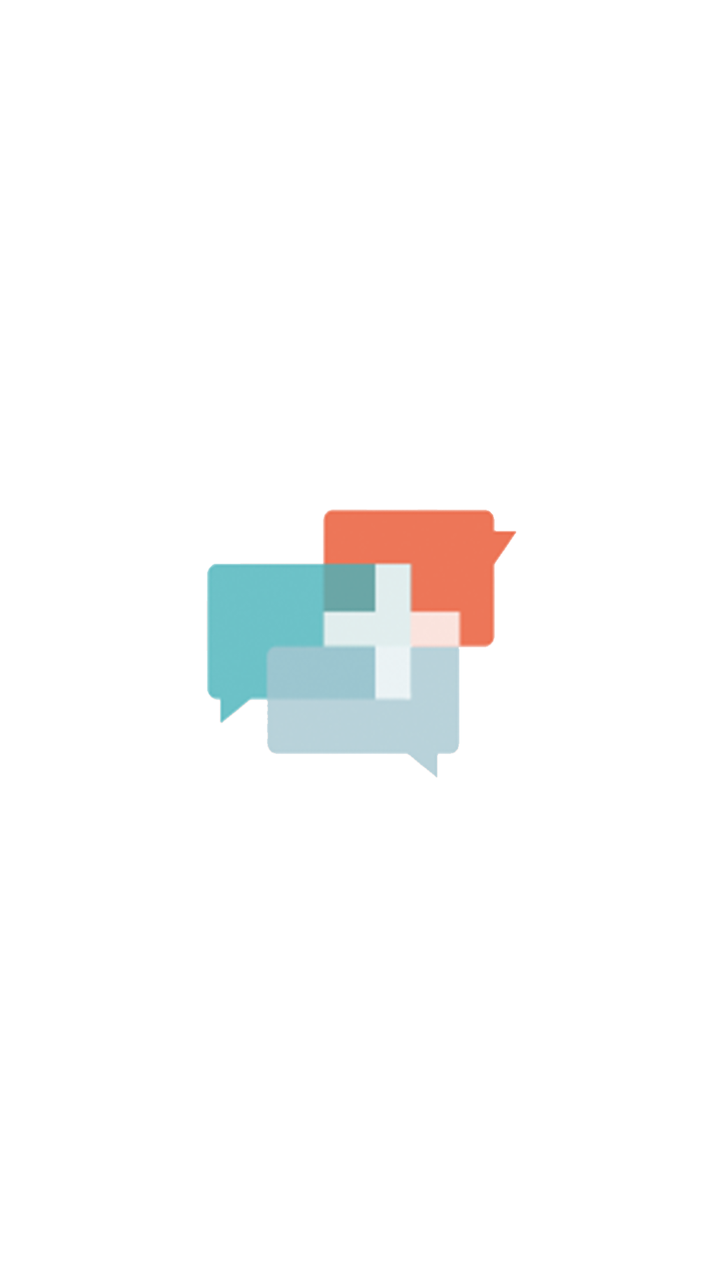
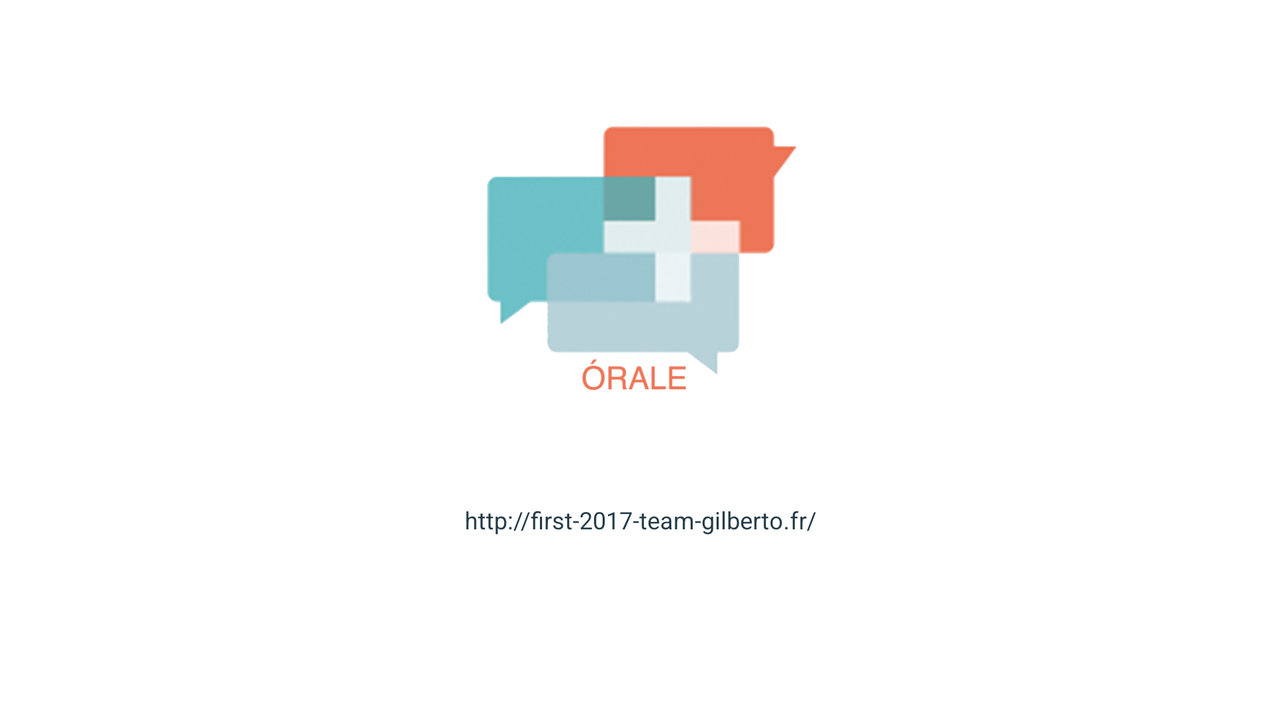

First picture: res/layout/ on a phone held upright. Second picture: the repository's own variant of that layout, on a device whose configuration matches the variant's folder. Source for both follows.
<!-- AndroidManifest.xml: application theme Orale -->
<!-- res/layout/activity_splashscreen.xml -->
<?xml version="1.0" encoding="utf-8"?>
<LinearLayout xmlns:android="http://schemas.android.com/apk/res/android"
    android:id="@+id/lin_lay"
    android:layout_width="match_parent"
    android:layout_height="match_parent"
    android:background="@android:color/background_light"
    android:orientation="vertical"
    android:layout_gravity="center"
    android:gravity="center">

    <ImageView
        android:id="@+id/splash"
        android:layout_width="160dp"
        android:layout_height="138dp"
        android:background="@drawable/logo" />

</LinearLayout>
<!-- resources referenced by this layout -->
<resources>
  <!-- drawable logo: png bitmap (drawable, 31727 bytes) -->
  <style name="Orale" parent="Theme.AppCompat.Light.NoActionBar">
          <item name="android:textColorPrimary">@color/colorPrimaryDark</item>
          <item name="android:colorBackground">@color/colorPrimary</item>
          <item name="android:textColorPrimaryInverse">@android:color/background_light</item>
          <item name="android:windowBackground">@color/colorPrimary</item>
          <item name="android:statusBarColor">@android:color/background_dark</item>
      </style>
  <color name="colorPrimaryDark">#e6664c</color>
  <color name="colorPrimary">#243b47</color>
</resources>
<!-- res/layout-land/activity_splashscreen.xml (the repository's variant of the layout above) -->
<!-- drawn on the phone turned sideways -->
<?xml version="1.0" encoding="utf-8"?>
<LinearLayout xmlns:android="http://schemas.android.com/apk/res/android"
    android:id="@+id/lin_lay"
    android:layout_width="match_parent"
    android:layout_height="match_parent"
    android:background="@android:color/background_light"
    android:orientation="vertical"
    android:layout_gravity="center"
    android:gravity="center"
    android:weightSum="1">

    <ImageView
        android:id="@+id/splash"
        android:layout_width="160dp"
        android:layout_height="160dp"
        android:background="@drawable/logo2" />


    <TextView
        android:id="@+id/website"
        android:layout_width="match_parent"
        android:layout_height="wrap_content"

        android:layout_weight="0.35"
        android:gravity="center_vertical"
        android:text="http://first-2017-team-gilberto.fr/"
        android:textAlignment="center"
        android:textColor="@color/colorPrimary"
        android:textSize="12sp" />

</LinearLayout>
<!-- resources referenced by the variant -->
<!-- as the phone turned sideways resolves them -->
<resources>
  <color name="colorPrimary">#243b47</color>
  <!-- drawable logo2: png bitmap (drawable, 33979 bytes) -->
  <style name="Orale" parent="Theme.AppCompat.Light.NoActionBar">
          <item name="android:textColorPrimary">@color/colorPrimaryDark</item>
          <item name="android:colorBackground">@color/colorPrimary</item>
          <item name="android:textColorPrimaryInverse">@android:color/background_light</item>
          <item name="android:windowBackground">@color/colorPrimary</item>
          <item name="android:statusBarColor">@android:color/background_dark</item>
      </style>
  <color name="colorPrimaryDark">#e6664c</color>
</resources>
